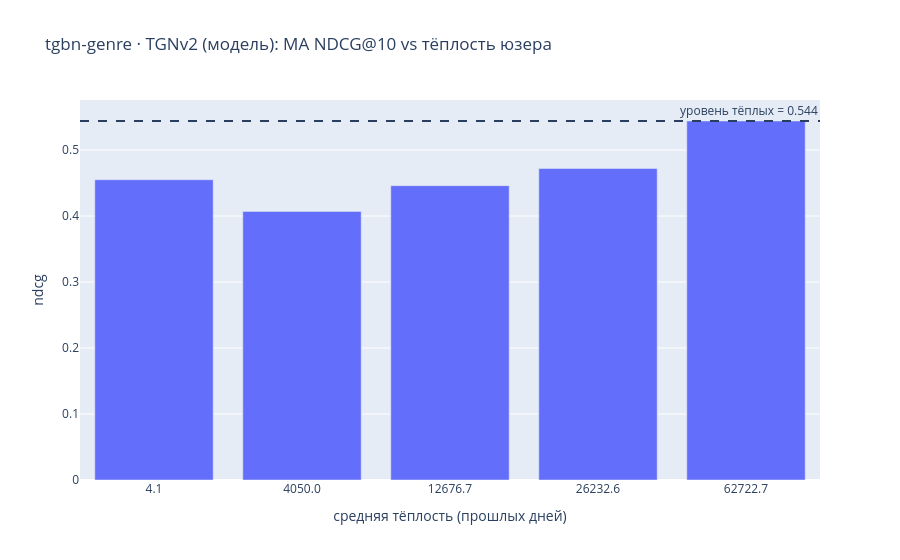

Here is the notebook cell this chart was saved with:
### Markdown cell above
## genre · модельный headroom (из дампа обученного TGNv2)

Фоновый прогон TGNv2 на genre (5 эпох, d=128, `--dump_eval_preds`) дал test NDCG@10 = **0.461** (≈ paper 0.469). Загружаем дамп per-(user, день) NDCG и считаем headroom тем же `headroom()`, что и для trade. Тёплость = число train-рёбер юзера (те же целочисленные node id, что в дампе).

### Code cell
# дамп обученного TGNv2 на genre (ts, user, ndcg)
g_preds = pl.read_parquet(f"{REPO}/mlruns/_eval_preds_tgbn-genre.parquet")
# warmth = число train-рёбер юзера (node id совпадают с дампом)
gds = PyGNodePropPredDataset(name="tgbn-genre", root="datasets")
gdata = gds.get_TemporalData()
g_hist = (pl.DataFrame({"user": gdata.src[gds.train_mask].cpu().numpy()})
            .group_by("user").agg(pl.len().alias("warmth")))
g_df = g_preds.join(g_hist, on="user", how="left").with_columns(pl.col("warmth").fill_null(0))
print(f"genre TGNv2 test NDCG@10 = {g_df['ndcg'].mean():.3f}  (paper full: 0.469) | строк={g_df.height}")
res_genre_model = headroom(g_df, "tgbn-genre · TGNv2 (модель)")

### Figure 1 — Plotly figure (JSON) as saved in the notebook; plotly's stock layout.template omitted (floating-point values rounded to 4 significant figures)
{"data": [{"hovertemplate": "средняя тёплость (прошлых дней)=%{x}<br>ndcg=%{y}<extra></extra>", "legendgroup": "", "marker": {"color": "#636efa", "pattern": {"shape": ""}}, "name": "", "orientation": "v", "showlegend": false, "textposition": "auto", "type": "bar", "x": ["4.1", "4050.0", "12676.7", "26232.6", "62722.7"], "xaxis": "x", "y": [0.455, 0.407, 0.446, 0.472, 0.544], "yaxis": "y"}], "layout": {"annotations": [{"showarrow": false, "text": "уровень тёплых = 0.544", "x": 1, "xanchor": "right", "xref": "x domain", "y": 0.544, "yanchor": "bottom", "yref": "y"}], "barmode": "relative", "legend": {"tracegroupgap": 0}, "shapes": [{"line": {"dash": "dash"}, "type": "line", "x0": 0, "x1": 1, "xref": "x domain", "y0": 0.544, "y1": 0.544, "yref": "y"}], "title": {"text": "tgbn-genre · TGNv2 (модель): MA NDCG@10 vs тёплость юзера"}, "xaxis": {"anchor": "y", "domain": [0, 1], "title": {"text": "средняя тёплость (прошлых дней)"}}, "yaxis": {"anchor": "x", "domain": [0, 1], "title": {"text": "ndcg"}}}}
